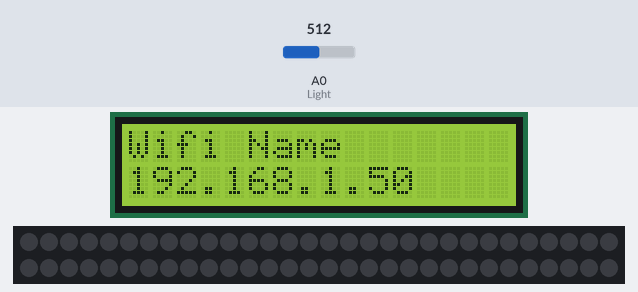
A sketch run on a simulated ESP8266 (NodeMCU). On the bench: 16×2 character LCD, 60 RGB LEDs in strip order, left to right, continuing on the next row. The inputs (shaded band) are chosen by the test bench; at power-on: A0 (Light) = 512. Dim RGB values are drawn brighter than linear; WiFi joins after 1.5 s; servers stay silent unless stated; what the sketch prints to the serial monitor is not drawn.

Above: at 1.7 s.
At 4.8 s:
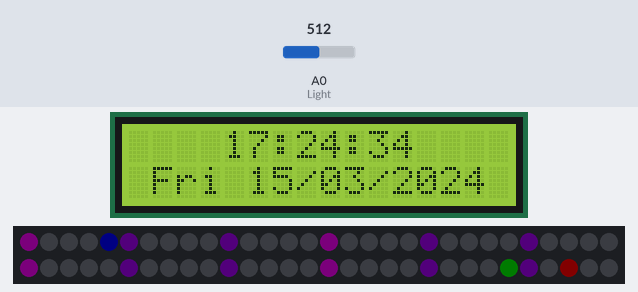
4.9 s: A0 (Light) set to 14
At 6.4 s:
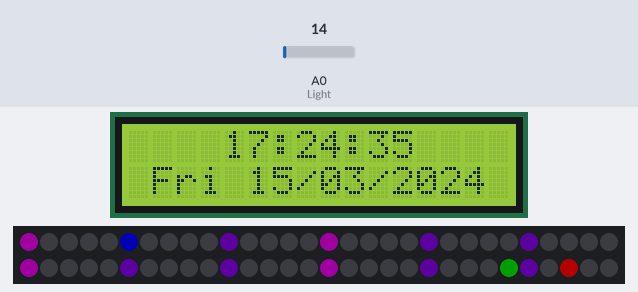
8.1 s: A0 (Light) set to 30
At 9.4 s:
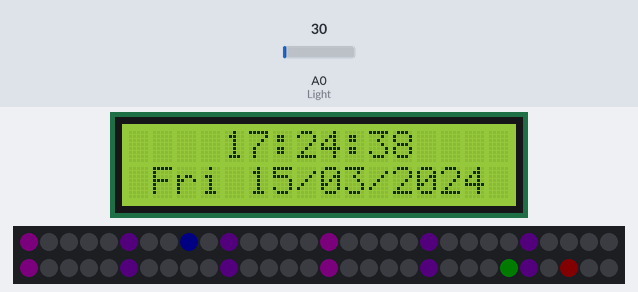
11.1 s: A0 (Light) set to 10
At 56.4 s:
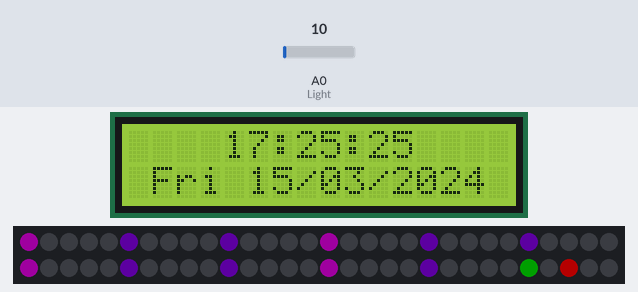
Timing chart, 0 to 57.9 s (numbered marks = the images above; inputs shaded):
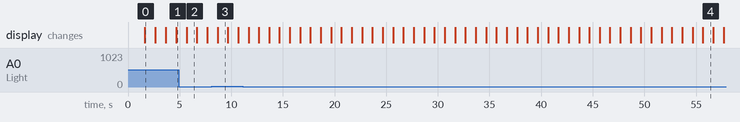

Measured:
- what the display in image 0 shows lasts 1.0 s, from 1.6 s to 2.6 s

The sketch:

LED_CLOCK_V1.07_RGB_LCD_ESP8266.ino
```cpp
/* My version of Neopixel clock by Firepower9966 july 2020  https://github.com/firepower9966/Neopixel-Clock
   based on code by Leon van den Beukel, march 2019
   I have added incremental hour indication, blink hour and minute if same neopixel, brightness control using LDR for dim LED in low light,
   added text output for 2002 LCD, rainbow effect test pattern while connecting to wifi.
*/


/*
  WiFi connected round LED Clock. It gets NTP time from the internet and translates to a 60 RGB WS2812B LED strip.

  If you have another orientation where the wire comes out then change the methods getLEDHour and getLEDMinuteOrSecond

  Happy programming, Leon van den Beukel, march 2019

  ---
  NTP and summer time code based on:
  https://tttapa.github.io/ESP8266/Chap15%20-%20NTP.html
  https://github.com/SensorsIot/NTPtimeESP/blob/master/NTPtimeESP.cpp (for US summer time support check this link)

*/

#include <ESP8266WiFi.h>
#include <ESP8266WiFiMulti.h>
#include <WiFiUdp.h>
#include <FastLED.h>
#include <Wire.h>
#include <LiquidCrystal_PCF8574.h>
#define DEBUG_ON

const char Version[] = "LED CLOCK V1.07";
char *weekday[] = {"Sun", "Mon", "Tue", "Wed", "Thu", "Fri", "Sat"};
const char ssid[] = "Wifi Name";           // Your network SSID name here
const char pass[] = "Wifi Password";   // Your network password here
unsigned long timeZone = 7.0;         // Change this value to your local timezone (in my case +7 for Vietnam)
unsigned int LCD_Delay;

#define NUM_LEDS 60   // number of CRGB LEDS (60 for 60 sec/min)
#define DATA_PIN 12   // pin to drive Din of CRGB
#define Din_Offset 30 //offset at 00,30 for Din of CRGB at 0 or 30 minute marks

// Change the colors here if you want.
// Check for reference: https://github.com/FastLED/FastLED/wiki/Pixel-reference#predefined-colors-list
// You can also set the colors with RGB values, for example red:
// CRGB colorHour = CRGB(255, 0, 0);  or CRGB::Red;
CRGB colorHour = CRGB::Red;
CRGB colorMinute = CRGB::Green;
CRGB colorSecond = CRGB::Blue;
CRGB colorMarks5 = CRGB::Indigo;
CRGB colorMarks15 = CRGB::Purple;
CRGB colorBlinkHour = CRGB::Red;
CRGB colorBlinkMinute = CRGB::Green;

CRGBArray<NUM_LEDS>LEDs;
#define Day 64
#define Night 6


ESP8266WiFiMulti wifiMulti;
WiFiUDP UDP;
IPAddress timeServerIP;
const char* NTPServerName = "pool.ntp.org";    //time.nist.gov or pool.ntp.org
const int NTP_PACKET_SIZE = 48;
byte NTPBuffer[NTP_PACKET_SIZE];

unsigned long intervalNTP = 5 * 60000; // Request NTP time every 5 minutes
unsigned long prevNTP = 0;
unsigned long lastNTPResponse = millis();
uint32_t      timeUNIX = 0;
unsigned long prevActualTime = 0;

#define LEAP_YEAR(Y) ( ((1970+Y)>0) && !((1970+Y)%4) && ( ((1970+Y)%100) || !((1970+Y)%400) ) )
static const uint8_t monthDays[] = {31, 28, 31, 30, 31, 30, 31, 31, 30, 31, 30, 31};

struct DateTime {
  int  year;
  byte month;
  byte day;
  byte hour;
  byte minute;
  byte second;
  byte dayofweek;
};

DateTime currentDateTime;

LiquidCrystal_PCF8574 lcd(0x27);


void setup() {
  int error;

  Serial.begin(115200);

  Serial.println("LCD...");
  while (! Serial);
  Serial.println("Checking for LCD");  // See http://playground.arduino.cc/Main/I2cScanner
  Wire.begin();
  Wire.beginTransmission(0x27);
  error = Wire.endTransmission();
  Serial.print("Error: ");
  Serial.print(error);
  if (error == 0) {
    Serial.println(": LCD found.");
    lcd.begin(16, 2); // initialize the lcd
    lcd.setBacklight(255);
    lcd.home(); lcd.clear();
    lcd.print(Version);
    LCD_Delay = 1000;                   // 1 sec delay to read LCD
  } else {
    Serial.println(": LCD not found.");
    LCD_Delay = 0;                      // no Delay needed no LCD
  }


  FastLED.addLeds<WS2812B, DATA_PIN, GRB>(LEDs, NUM_LEDS);
  Serial.println();
  Serial.println(Version);   //File name of Project
  Serial.print("Din Pin:\t\t");
  Serial.println(DATA_PIN);   //Din Data pin
  Serial.print("Din Offset:\t");
  Serial.println(Din_Offset);
  // FastLED.delay(3000);


  startWiFi();
  startUDP();

  if (!WiFi.hostByName(NTPServerName, timeServerIP)) {
    Serial.println("DNS lookup failed. Rebooting.");
    Serial.flush();
    ESP.reset();
  }

  Serial.print("Time server:\t");
  Serial.println(NTPServerName);
  Serial.print("Time server IP:\t");
  Serial.println(timeServerIP);
  Serial.print("Sending Initial NTP request.");
  Serial.println();
  if (LCD_Delay != 0) {
    lcd.clear();
    lcd.setCursor(0, 0);
    lcd.print(NTPServerName);
    lcd.setCursor(0, 1);
    lcd.print(timeServerIP);
  }
  sendNTPpacket(timeServerIP);
  delay(LCD_Delay);
}

void loop() {
  unsigned long currentMillis = millis();

  if (currentMillis - prevNTP > intervalNTP) { // If a time interval has passed since last NTP request
    prevNTP = currentMillis;
    Serial.print("\t");
    Serial.print("NTP request: ");
    sendNTPpacket(timeServerIP);               // Send an NTP request
  }

  uint32_t time = getTime();                   // Check if an NTP response has arrived and get the (UNIX) time
  if (time) {                                  // If a new timestamp has been received
    timeUNIX = time;
    // Serial.print(" NTP response:\t");
    Serial.print("\t");
    Serial.println(timeUNIX);
    lastNTPResponse = currentMillis;
  }
  else if ((currentMillis - lastNTPResponse) > 3600000) {
    Serial.println("More than 1 hour since last NTP response. Rebooting.");
    Serial.flush();
    ESP.reset();
  }

  uint32_t actualTime = timeUNIX + (currentMillis - lastNTPResponse) / 1000;
  if (actualTime != prevActualTime && timeUNIX != 0) { // If a second has passed since last update
    prevActualTime = actualTime;
    convertTime(actualTime);


    if (analogRead(A0) > 20)                        //read Light dependant resitor(LDR) connected to ADC display dim if night
      FastLED.setBrightness(Night);
        else                                           //display bright if day
          FastLED.setBrightness(Day);
     if ((getLEDHour(currentDateTime.hour) == getLEDMinuteOrSecond(currentDateTime.minute)) && ((currentDateTime.second) % 2 == 0))  //if hour and minute use same LED and even second
      colorHour = colorBlinkMinute;                      //odd sec display minute color
        else
          colorHour = colorBlinkHour;                         //even sec display hour


    for (int i = 0; i < NUM_LEDS; i++)
      if (i % 15 == 0)                    //    if 15
        LEDs[i] = colorMarks15;           //mark indices at every 15 minutes
      else if ((i % 5 == 0) && (i % 15 != 0)) //     if 5 && !15
        LEDs[i] = colorMarks5;            //mark indices at every 5 minutes
      else
        LEDs[i] = CRGB::Black;

    LEDs[getLEDMinuteOrSecond(currentDateTime.second)]  = colorSecond;
    LEDs[getLEDMinuteOrSecond(currentDateTime.minute)]  = colorMinute;
    LEDs[getLEDHour(currentDateTime.hour)]              = colorHour;
    FastLED.show();
  }
}

byte getLEDHour(byte hours) {           //make 13 to 24 time same as 1 to 12 time
  if (hours > 12)
    hours -= 12;
  if (hours <= 5)                       // used for connecting Din of LEDS at 6'oclock
    hours = hours * 5 + Din_Offset;     //not needed if Din at 12'oclock
  else
    hours = hours * 5 - Din_Offset;

  if (currentDateTime.minute < 12)
    return (hours);
  if (currentDateTime.minute < 24)   //inc hour led by 1/5
    return (hours += 1);
  if (currentDateTime.minute < 36)   //inc hour led by 2/5
    return (hours += 2);
  if (currentDateTime.minute < 48)   //inc hour led by 3/5
    return (hours += 3);
  if (currentDateTime.minute < 60)   //inc hour led by 4/5
    return (hours += 4);
}

byte getLEDMinuteOrSecond(byte minuteOrSecond) {    // 0 offset just returns same value of minuteorsecond
  if (minuteOrSecond < Din_Offset)                  // used for calculating Din of LEDS at 30 min
    return minuteOrSecond + Din_Offset;             // add 30 or 0 value of offset
  else
    return minuteOrSecond - Din_Offset;             // sub 30 or 0 value of offset

}

void startWiFi() {
  wifiMulti.addAP(ssid, pass);

  Serial.println("Connecting");


  while (wifiMulti.run() != WL_CONNECTED) {   //show indication of wifi onnection
    for (int i = 0; i < NUM_LEDS; i++) {
      static uint8_t hue = 0; //define hue variable
      LEDs.fill_rainbow(hue++); //fill all leds with rainbow
      FastLED.delay(5); //control speed of change
      Serial.print('.');
      if (LCD_Delay != 0) {                       //if no LCD skip
        if (i <= 16) {
          lcd.setCursor(i, 1);
          lcd.print(".");
        }
      }
    }
  }
  Serial.println();
  Serial.print("Connected to:\t");
  Serial.println(WiFi.SSID());
  Serial.print("IP address:\t");
  Serial.print(WiFi.localIP());
  Serial.println();
  if (LCD_Delay != 0) {
    lcd.clear();
    lcd.setCursor(0, 0);
    lcd.print(WiFi.SSID());
    lcd.setCursor(0, 1);
    lcd.print(WiFi.localIP());
    delay(LCD_Delay);
  }
}

void startUDP() {
  Serial.println("Starting UDP");
  UDP.begin(123);                          // Start listening for UDP messages on port 123
  Serial.print("Local port:\t");
  Serial.println(UDP.localPort());
}

uint32_t getTime() {
  if (UDP.parsePacket() == 0) { // If there's no response (yet)
    return 0;
  }
  UDP.read(NTPBuffer, NTP_PACKET_SIZE); // read the packet into the buffer
  // Combine the 4 timestamp bytes into one 32-bit number
  uint32_t NTPTime = (NTPBuffer[40] << 24) | (NTPBuffer[41] << 16) | (NTPBuffer[42] << 8) | NTPBuffer[43];
  // Convert NTP time to a UNIX timestamp:
  // Unix time starts on Jan 1 1970. That's 2208988800 seconds in NTP time:
  const uint32_t seventyYears = 2208988800UL;
  // subtract seventy years:
  uint32_t UNIXTime = NTPTime - seventyYears;
  return UNIXTime;
}

void sendNTPpacket(IPAddress& address) {
  memset(NTPBuffer, 0, NTP_PACKET_SIZE);  // set all bytes in the buffer to 0
  // Initialize values needed to form NTP request
  NTPBuffer[0] = 0b11100011;   // LI, Version, Mode
  // send a packet requesting a timestamp:
  UDP.beginPacket(address, 123); // NTP requests are to port 123
  UDP.write(NTPBuffer, NTP_PACKET_SIZE);
  UDP.endPacket();
}

void convertTime(uint32_t time) {

  time += (3600 * timeZone); // Correct time zone

  currentDateTime.second = time % 60;
  currentDateTime.minute = time / 60 % 60;
  currentDateTime.hour   = time / 3600 % 24;
  time  /= 60;  // To minutes
  time  /= 60;  // To hours
  time  /= 24;  // To days
  currentDateTime.dayofweek = ((time + 4) % 7);   // 01/01/1970 = thursday (+4)
  int year = 0;
  int days = 0;
  while ((unsigned)(days += (LEAP_YEAR(year) ? 366 : 365)) <= time) {
    year++;
  }
  days -= LEAP_YEAR(year) ? 366 : 365;
  time  -= days; // To days in this year, starting at 0
  days = 0;
  byte month = 0;
  byte monthLength = 0;
  for (month = 0; month < 12; month++) {
    if (month == 1) { // February
      if (LEAP_YEAR(year)) {
        monthLength = 29;
      } else {
        monthLength = 28;
      }
    } else {
      monthLength = monthDays[month];
    }

    if (time >= monthLength) {
      time -= monthLength;
    } else {
      break;
    }
  }

  currentDateTime.day = time + 1;
  currentDateTime.year = year + 1970;
  currentDateTime.month = month + 1;


  /* Correct European Summer time   //(no DST in Vietnam all references commeted out.)
    if (summerTime()) {
      currentDateTime.hour += 1;
    }
  */

#ifdef DEBUG_ON

  char buf[25];   //Buffer to show time on Serial monitor
  char lcd1[16];  //Buffer to show LCD Line 1
  char lcd2[16];  //Buffer to show LCD Line 2


  sprintf(buf, "%03s %02d/%02d/%04d %02d:%02d:%02d ", weekday[currentDateTime.dayofweek], currentDateTime.day, currentDateTime.month, currentDateTime.year, currentDateTime.hour, currentDateTime.minute, currentDateTime.second);
  sprintf(lcd1, "    %02d:%02d:%02d", currentDateTime.hour, currentDateTime.minute, currentDateTime.second);
  sprintf(lcd2, " %03s %02d/%02d/%04d", weekday[currentDateTime.dayofweek], currentDateTime.day, currentDateTime.month, currentDateTime.year);
  //Serial.print("\r"); //use for serial Date Time on same line (CR)
  Serial.print(buf);
  Serial.println();

  if (LCD_Delay != 0) {
    lcd.setCursor(0, 0);  //LCD Line 1  (row/col)
    lcd.print(lcd1);
    lcd.setCursor(0, 1);  //LCD Line 2  (row/col)
    lcd.print(lcd2);
  }
#endif
}

/*
  boolean summerTime() {

  if (currentDateTime.month < 3 || currentDateTime.month > 10) return false;  // No summer time in Jan, Feb, Nov, Dec
  if (currentDateTime.month > 3 && currentDateTime.month < 10) return true;   // Summer time in Apr, May, Jun, Jul, Aug, Sep
  if (currentDateTime.month == 3 && (currentDateTime.hour + 24 * currentDateTime.day) >= (3 +  24 * (31 - (5 * currentDateTime.year / 4 + 4) % 7)) || currentDateTime.month == 10 && (currentDateTime.hour + 24 * currentDateTime.day) < (3 +  24 * (31 - (5 * currentDateTime.year / 4 + 1) % 7)))
  return true;
    else
  return false;
  }
*/
```
